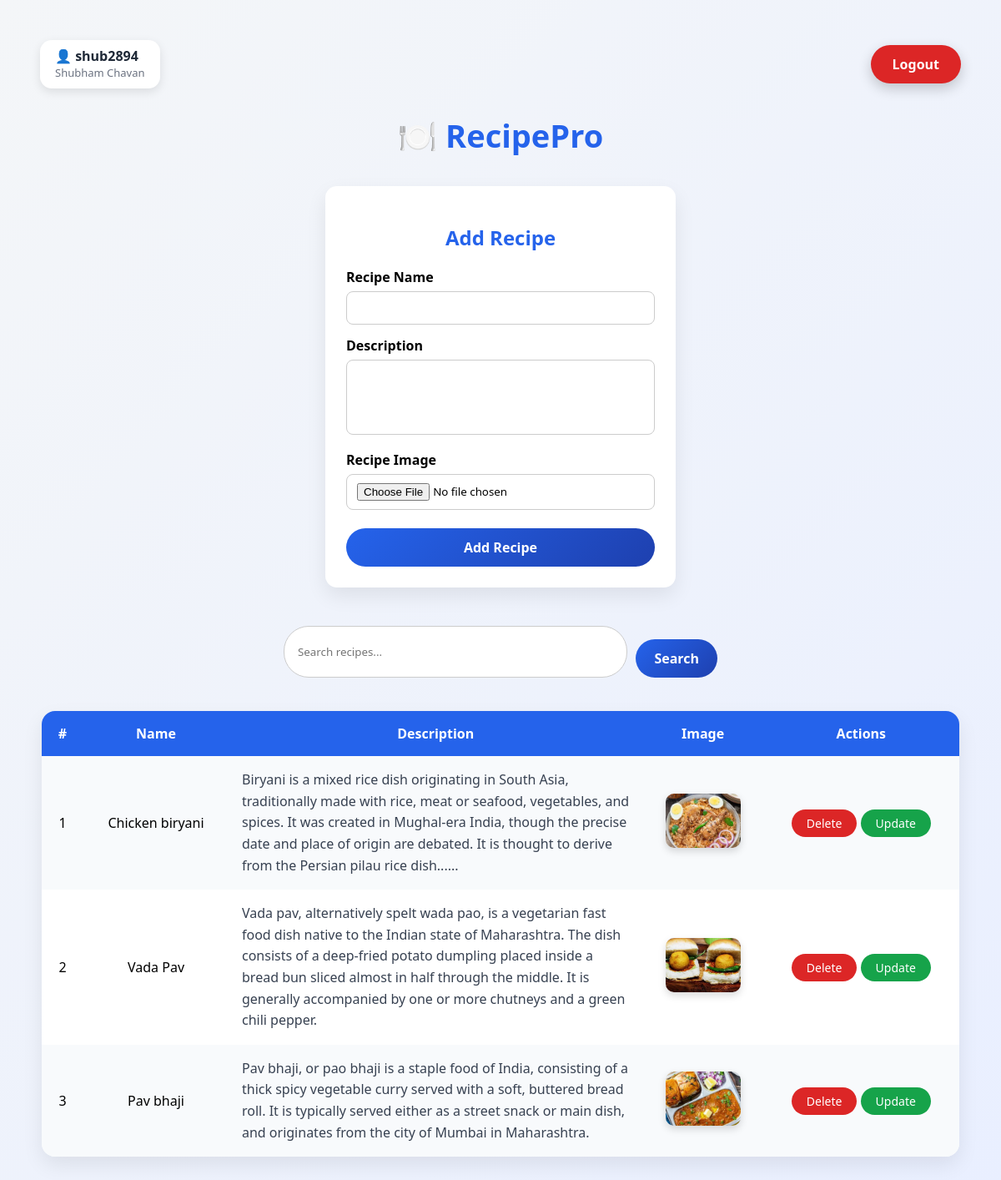
The app's page /recipe/ (signed in) with its own data.
### vege/models.py (models this page shows)
class Recipe(models.Model):
    user = models.ForeignKey(User ,on_delete=models.SET_NULL, null= True, blank= True)
    recipe_name = models.CharField(max_length=100)
    recipe_description = models.TextField()
    recipe_img = models.ImageField(upload_to="recipe")
    recipe_view_count = models.IntegerField(default=1)

### vege/views.py (the view, shortened to what this page needs)
# urls.py: path('recipe/', recipes, name="Recipes"),
@login_required(login_url='/login/')
def recipes(request):
    queryset = Recipe.objects.all()
    if request.GET.get('search'):
        queryset = queryset.filter(recipe_name__icontains = request.GET.get('search'))
    context = {'recipes' : queryset}
    return render(request, 'home.html', context)

### vege/templates/home.html (shortened to what this page needs)
<!DOCTYPE html>
<html lang="en">
<head>
</head>
<body>
<nav class="topbar">
    <div class="user-info">
        👤 {{ request.user }}<br>
        <span class="full-name">
            {{ request.user.first_name }} {{ request.user.last_name }}
        </span>
    </div>
    <a href="/logout/" class="logout-btn">Logout</a>
</nav>
<div class="page-title">🍽️ RecipePro</div>
<div class="form-container">
    <h2>Add Recipe</h2>
    <form method="post" enctype="multipart/form-data">
        <label>Recipe Name</label>
        <input type="text" name="name" required>
        <label>Description</label>
        <textarea name="description" required></textarea>
        <label>Recipe Image</label>
        <input type="file" name="image" accept="image/*">
        <button type="submit">Add Recipe</button>
    </form>
</div>
<div class="search-box">
    <form>
        <input type="text" name="search" placeholder="Search recipes...">
        <button type="submit">Search</button>
    </form>
</div>
<div class="table-container">
<table>
    <tr>
        <th>#</th>
        <th>Name</th>
        <th>Description</th>
        <th>Image</th>
        <th>Actions</th>
    </tr>
    {% for abc in recipes %}
    <tr>
        <td>{{ forloop.counter }}</td>
        <td>{{ abc.recipe_name }}</td>
        <td>{{ abc.recipe_description }}</td>
        <td>
            {% if abc.recipe_img %}
                <img src="{{ abc.recipe_img.url }}">
            {% else %}
                No Image
            {% endif %}
        </td>
        <td>
            <a href="/delete_recipe/{{ abc.id }}/" class="btn-danger">Delete</a>
            <a href="/update_recipe/{{ abc.id }}/" class="btn-success">Update</a>
        </td>
    </tr>
    {% endfor %}
</table>
</div>
</body>
</html>

### vege/templates/home.html (style rules this page uses)
* { box-sizing: border-box; font-family: "Segoe UI", Arial, sans-serif; }
body { background: linear-gradient(135deg, #f4f6f8, #e9efff); padding: 40px; }
.topbar { width: 100%; display: flex; justify-content: space-between; align-items: center; margin-bottom: 30px; }
.user-info { font-weight: 600; color: #1f2937; background: white; padding: 10px 18px; border-radius: 14px; box-shadow: 0 4px 12px rgba(0,0,0,0.1); line-height: 1.2; }
.full-name { font-size: 13px; color: #6b7280; font-weight: 500; }
.logout-btn { background: #dc2626; color: white; padding: 12px 26px; border-radius: 30px; text-decoration: none; font-weight: 600; box-shadow: 0 6px 16px rgba(0,0,0,0.2); transition: 0.2s ease; }
.page-title { text-align: center; font-size: 38px; font-weight: 700; color: #2563eb; margin-bottom: 35px; }
.form-container { background: white; padding: 25px; border-radius: 14px; width: 100%; max-width: 420px; margin: 0 auto 40px; box-shadow: 0 10px 25px rgba(0,0,0,0.08); }
.form-container h2 { text-align: center; margin-bottom: 20px; color: #2563eb; }
label { font-weight: 600; margin-top: 14px; display: block; }
input, textarea { width: 100%; padding: 10px 12px; margin-top: 6px; border-radius: 8px; border: 1px solid #ccc; }
textarea { height: 90px; resize: none; }
button { width: 100%; margin-top: 22px; padding: 12px; background: linear-gradient(135deg, #2563eb, #1e40af); color: white; border: none; border-radius: 30px; cursor: pointer; font-size: 16px; font-weight: 600; }
.search-box { max-width: 520px; margin: 0 auto 40px; }
.search-box form { display: flex; gap: 10px; }
.search-box input { flex: 1; padding: 12px 16px; border-radius: 30px; border: 1px solid #ccc; }
.search-box button { width: auto; padding: 12px 22px; }
.table-container { max-width: 1100px; margin: auto; }
table { width: 100%; border-collapse: collapse; background: white; border-radius: 16px; overflow: hidden; box-shadow: 0 10px 25px rgba(0,0,0,0.08); }
th, td { padding: 16px; vertical-align: middle; }
th { background: #2563eb; color: white; font-weight: 600; text-align: center; }
tr:nth-child(even) { background: #f8fafc; }
td:nth-child(1), td:nth-child(2), td:nth-child(4), td:nth-child(5) { text-align: center; }
td:nth-child(3) { text-align: left; max-width: 420px; line-height: 1.6; color: #374151; }
img { width: 90px; height: 65px; object-fit: cover; border-radius: 10px; box-shadow: 0 4px 10px rgba(0,0,0,0.15); }
.btn-danger { background: #dc2626; color: white; padding: 7px 18px; border-radius: 20px; text-decoration: none; font-size: 14px; display: inline-block; }
.btn-success { background: #16a34a; color: white; padding: 7px 18px; border-radius: 20px; text-decoration: none; font-size: 14px; display: inline-block; }

### records on screen
Recipe: recipe_name "Chicken biryani", recipe_description "Biryani is a mixed rice dish originating in South Asia, traditionally made with rice, meat or seafood, vegetables, and spices. It was created in Mughal-era India, though the precise date and place of origin are debated. It is thought to derive from the Persian pilau rice dish......", recipe_img (picture)
Recipe: recipe_name "Vada Pav", recipe_description "Vada pav, alternatively spelt wada pao, is a vegetarian fast food dish native to the Indian state of Maharashtra. The dish consists of a deep-fried potato dumpling placed inside a bread bun sliced almost in half through the middle. It is generally accompanied by one or more chutneys and a green chili pepper.", recipe_img (picture)
Recipe: recipe_name "Pav bhaji", recipe_description "Pav bhaji, or pao bhaji is a staple food of India, consisting of a thick spicy vegetable curry served with a soft, buttered bread roll. It is typically served either as a street snack or main dish, and originates from the city of Mumbai in Maharashtra.", recipe_img (picture)

### other values on screen
{{ request.user }} "shub2894"
{{ request.user.first_name }} "Shubham"
{{ request.user.last_name }} "Chavan"
